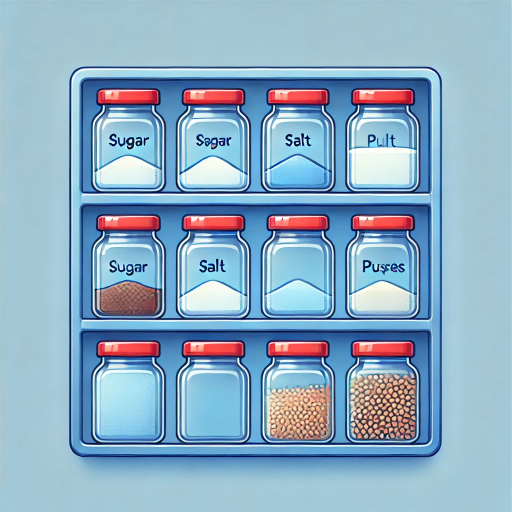
#> input picture captured_image.jpg, 1024 x 1024 px (shown at 1/2 size)
$ python image_script.py
#> lines starting #> are read from the running program, lines starting #| are printed output that depends on the picture; after the words box and inside, x2 and y2 are one past the last pixel; in counts of white or black regions, pixels touching at a corner belong together; long printed decimals are rounded
#> further down, pic is the input picture: shape (1024, 1024, 3); mean B, G, R 196, 172.7, 140
import cv2
import numpy as np
import math


def rafayset(rectangles):

    pairs = []
    used_indices = set()

    for i in range(len(rectangles)):
        if i in used_indices:
            continue

        x1, y1, w1, h1 = rectangles[i]
        centroid1 = (x1 + w1 / 2, y1 + h1 / 2)

        min_distance = float('inf')
        closest_index = None

        for j in range(len(rectangles)):
            if i == j or j in used_indices:
                continue

            x2, y2, w2, h2 = rectangles[j]
            centroid2 = (x2 + w2 / 2, y2 + h2 / 2)

            distance = math.sqrt((centroid1[0] - centroid2[0]) ** 2 + (centroid1[1] - centroid2[1]) ** 2)

            if distance < min_distance:
                min_distance = distance
                closest_index = j

        if closest_index is not None:
            pairs.append((rectangles[i], rectangles[closest_index]))
            used_indices.add(i)
            used_indices.add(closest_index)

    return pairs


def crops(frame,bb):

    cn=[]

    boxes = rafayset(bb)
    print(len(boxes))

    for i in range(0,len(boxes)):

        print(boxes[i][0],boxes[i][1])

        x,y,w,h=boxes[i][1]
        x2,y2,w2,h2=boxes[i][0]

        temp = frame[y:(y2+h2),x:(x2+w2)]

        #print(frame.shape,bb[i],sp1,sp2)

        rgb= frame.copy()
        #rgb=cv2.rectangle(rgb, (x, y), (x+w2,y+h2), (255, 0, 0), 2)


        #rgb=cv2.circle(rgb, (x,y), 10, (100,200,0), 10)
        #rgb=cv2.circle(rgb, (x2,(y2)), 10, (100,200,0), 10)
        dx=x-x2
        dy=y-y2
        rgb=cv2.rectangle(rgb, (x,h), (w,y2), (0, 255, 244), 2)

        np=0
        maxn=-1
        for i in range(h,y2):
            #print(rgb[h+np,x+4])
            if(rgb[h+np,x+4][0]>rgb[h+np,x+4][1] and rgb[h+np,x+4][0]>rgb[h+np,x+4][2]):
                rgb=cv2.circle(rgb, (x+4,h+np), 2, (200,0,200), 2)
                if(maxn<np):
                    maxn=np
            np+=1


        print(y2-(maxn+h),(y2-h),((y2-(maxn+h))/(y2-h))*100)
        cv2.imshow("temp",rgb)
        cv2.waitKey(0)


def process_frame(frame):
    hsv = cv2.cvtColor(frame, cv2.COLOR_BGR2HSV)
#> hsv: shape (1024, 1024, 3); mean H, S, V 97.7, 94.8, 202.8

    # Broaden the lower and upper thresholds for blue color in HSV
    lower_blue = np.array([85, 50, 50])
    upper_blue = np.array([135, 255, 255])

    # Create a binary mask for blue regions
    blue_mask = cv2.inRange(hsv, lower_blue, upper_blue)
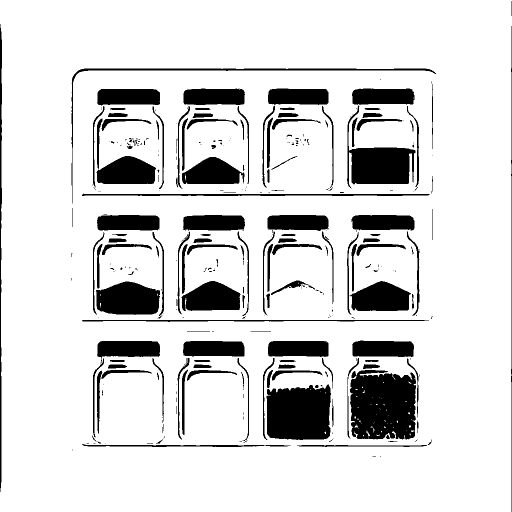
#> blue_mask: shape (1024, 1024) (shown at 1/2 size); 85.5% white; 327 black regions (183 under 20 px)

    # Black out everything except the blue regions
    blue_result = cv2.bitwise_and(frame, frame, mask=blue_mask)
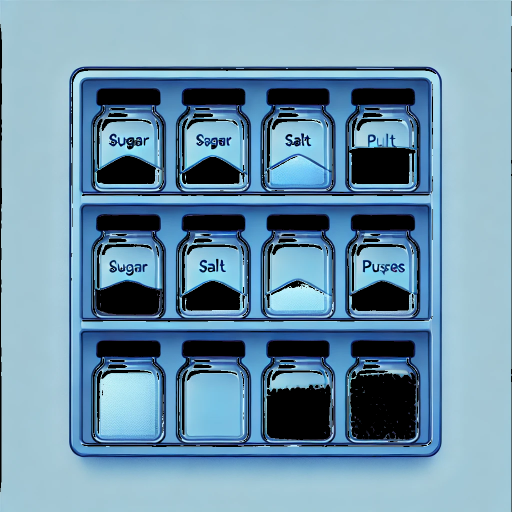
#> blue_result: shape (1024, 1024, 3) (shown at 1/2 size); mean B, G, R 171.3, 148.1, 110.1

    # Find contours for the blue regions
    contours, _ = cv2.findContours(blue_mask, cv2.RETR_EXTERNAL, cv2.CHAIN_APPROX_SIMPLE)
#> contours = 1 contour; box (x1, y1, x2, y2) and area: (0, 0, 1024, 1024) 1042792

    # Find the largest blue contour
    largest_contour = max(contours, key=cv2.contourArea) if contours else None
#> largest_contour = contour of 98 points, box (x1, y1, x2, y2) (0, 0, 1024, 1024), area 1042792

    if largest_contour is not None:
        # Get the bounding box of the largest blue contour
        x, y, w, h = cv2.boundingRect(largest_contour)
#> x = 0; y = 0; w = 1024; h = 1024
        #cv2.rectangle(frame, (x, y), (x + w, y + h), (0, 255, 0), 2)  # Draw green bounding box

        # Define the lower and upper thresholds for red color in HSV
        lower_red1 = np.array([0, 120, 70])
        upper_red1 = np.array([10, 255, 255])
        lower_red2 = np.array([170, 120, 70])
        upper_red2 = np.array([180, 255, 255])

        # Create a binary mask for red regions within the entire frame
        red_mask1 = cv2.inRange(hsv, lower_red1, upper_red1)
#> red_mask1: shape (1024, 1024); 1.4% white; 238 white regions (208 under 20 px), largest, box (x1, y1, x2, y2) and area: (210, 434, 300, 454) 1323, (383, 434, 469, 453) 1255, (551, 434, 637, 453) 1251
        red_mask2 = cv2.inRange(hsv, lower_red2, upper_red2)
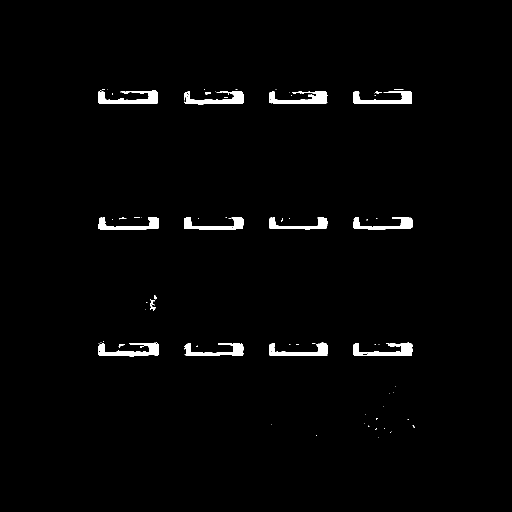
#> red_mask2: shape (1024, 1024) (shown at 1/2 size); 1.7% white; 75 white regions (58 under 20 px), largest, box (x1, y1, x2, y2) and area: (196, 180, 316, 208) 1674, (538, 182, 655, 208) 1658, (706, 685, 825, 712) 1637
        red_mask = cv2.bitwise_or(red_mask1, red_mask2)
#> red_mask: shape (1024, 1024); 3.1% white; 206 white regions (180 under 20 px)

        # Apply Gaussian blur to reduce noise and improve contour detection
        red_mask = cv2.GaussianBlur(red_mask, (7, 7), 0)

        # Apply dilation to merge small regions and avoid tiny detections
        red_mask = cv2.dilate(red_mask, np.ones((5, 5), np.uint8), iterations=2)
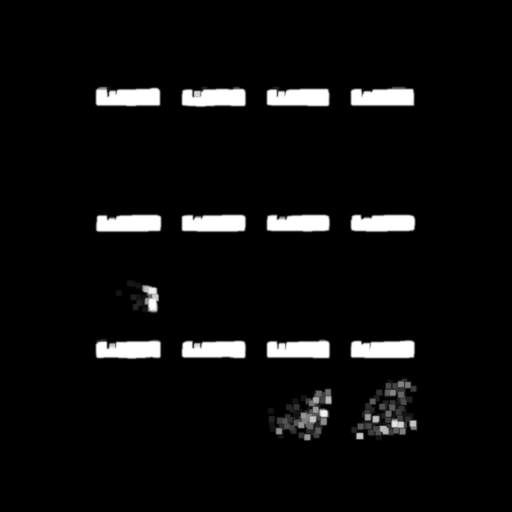
#> red_mask: shape (1024, 1024) (shown at 1/2 size); min 0, max 255, mean 13

        # Find contours for the red regions
        red_contours, _ = cv2.findContours(red_mask, cv2.RETR_EXTERNAL, cv2.CHAIN_APPROX_SIMPLE)
#> red_contours = 17 contours; largest, box (x1, y1, x2, y2) and area: (701, 755, 836, 882) 10592, (536, 775, 666, 883) 8334, (189, 676, 324, 720) 5118, (189, 172, 323, 215) 5104, (361, 172, 494, 216) 5086

        # Minimum contour area to filter out small, unnecessary regions
        min_contour_area = 500  # Adjust this value as needed

        # List to store bounding boxes
        bounding_boxes = []

        # Find and store black bounding boxes around valid red regions within the entire frame
        for contour in red_contours:
            if cv2.contourArea(contour) > min_contour_area:
                bx, by, bw, bh = cv2.boundingRect(contour)
                bounding_boxes.append([bx, by, bx+bw, by+bh])
#> this loop made 17 passes
#> (bx, by, bw, bh) on passes 2, 3, 4, 5, 6, 7, 9, 10, 11, 12, 13, 14: (536, 775, 130, 108), (701, 755, 135, 127), (361, 679, 133, 40), (699, 678, 133, 41), (531, 677, 131, 42), (189, 676, 135, 44), (252, 559, 68, 69), (699, 427, 134, 39), (531, 427, 131, 39), (361, 427, 133, 39), (189, 427, 136, 39), (699, 172, 132, 42)
#> after the loop, bounding_boxes = 15 items, first 6: [536, 775, 666, 883], [701, 755, 836, 882], [361, 679, 494, 719], [699, 678, 832, 719], [531, 677, 662, 719], [189, 676, 324, 720]
                #cv2.rectangle(frame, (bx, by), (bx + bw, by + bh), (0, 0, 0), 2)  # Draw black bounding box

        #try:


    # Check if the 'a' key is pressed (ASCII value of 'a' is 97)

        crops(frame,bounding_boxes)
#> the loop in rafayset, `for i in range(len(rectangles)):` made 15 passes
#> (x1, y1, w1, h1, centroid1) on passes 1, 2, 3, 6, 8, 10, 12, 15: (536, 775, 666, 883, (869, 1216.5)), (701, 755, 836, 882, (1119, 1196)), (361, 679, 494, 719, (608, 1038.5)), (189, 676, 324, 720, (351, 1036)), (699, 427, 833, 466, (1115.5, 660)), (361, 427, 494, 466, (608, 660)), (699, 172, 831, 214, (1114.5, 279)), (189, 172, 323, 215, (350.5, 279.5))
#> after the loop in rafayset, `for i in range(len(rectangles)):`: pairs = 7 items; used_indices = 14 items
#> in crops, `boxes = rafayset(bb)`: boxes = 7 items
#| 7
#> the loop in crops, `for i in range(0,len(boxes)): ` made 7 passes
#> (x, y, w, h, x2, y2, w2, h2) on passes 1 to 7: (531, 677, 662, 719, 536, 775, 666, 883), (699, 678, 832, 719, 701, 755, 836, 882), (252, 559, 320, 628, 361, 679, 494, 719), (189, 427, 325, 466, 189, 676, 324, 720), (531, 427, 662, 466, 699, 427, 833, 466), (361, 172, 494, 216, 361, 427, 494, 466), (531, 172, 662, 215, 699, 172, 831, 214)
#| [536, 775, 666, 883] [531, 677, 662, 719]
#| 3 56 5.357
#| [701, 755, 836, 882] [699, 678, 832, 719]
#| 7 36 19.444
#| [361, 679, 494, 719] [252, 559, 320, 628]
#| 5 51 9.804
#| [189, 676, 324, 720] [189, 427, 325, 466]
#| 2 210 0.9524
#| [699, 427, 833, 466] [531, 427, 662, 466]
#| -38 -39 97.436
#> (further printed lines are left out)
#> pass 1, in crops, `temp = frame[y:(y2+h2),x:(x2+w2)]`:
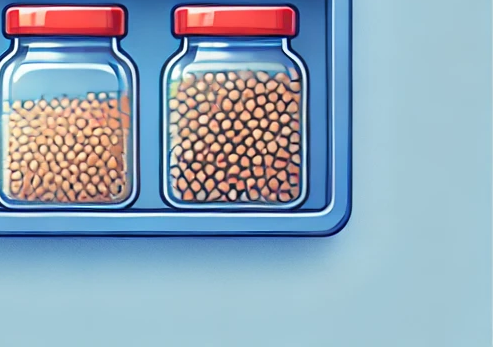
#> temp: shape (347, 493, 3); mean B, G, R 184.3, 166.1, 144
#> pass 1, in crops, `cv2.imshow("temp",rgb)`:
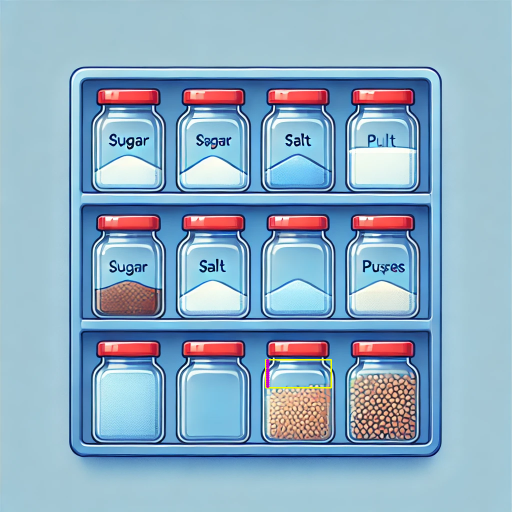
#> window 'temp': shape (1024, 1024, 3) (shown at 1/2 size); mean B, G, R 195.8, 172.8, 140.1
#> pass 2, in crops, `temp = frame[y:(y2+h2),x:(x2+w2)]`:
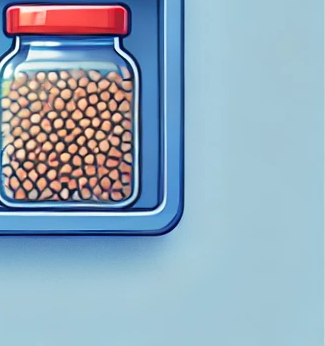
#> temp: shape (346, 325, 3); mean B, G, R 187.7, 169.6, 145.3
        #except Exception as e:
        #    print(e)

    return frame


pic = cv2.imread('captured_image.jpg')

process_frame(pic)
